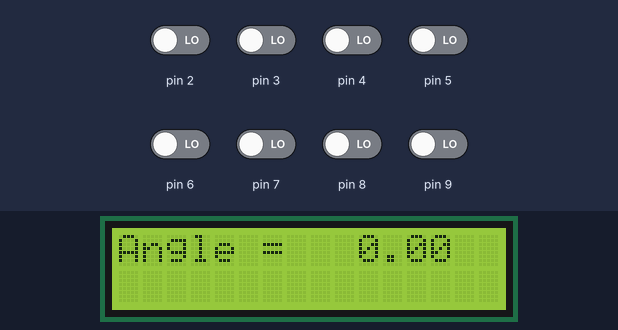
Recording of a sketch running on a simulated Arduino Uno, built with avr-gcc and run on an emulated ATmega328P. On the bench: 16×2 character LCD. The inputs (shaded band) are chosen by the test bench; at power-on: pin 2–9 LOW. What the sketch prints to the serial monitor is not drawn.

Above: at 1.2 s.
1.3 s: pin 2 driven HIGH
At 1.6 s:
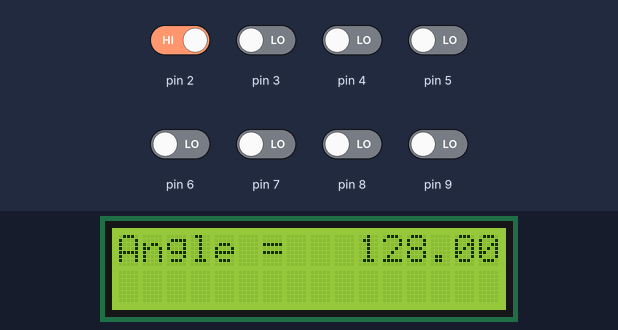
2.8 s: pin 3 driven HIGH
At 4.0 s:
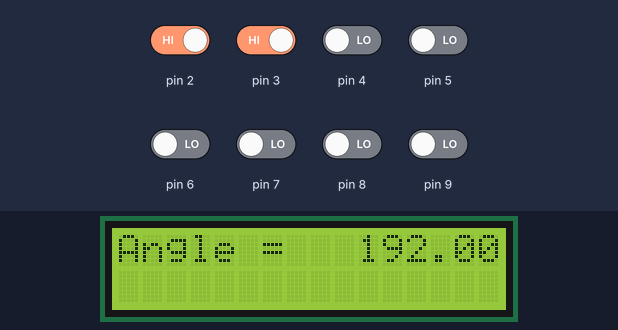
4.3 s: pin 4 driven HIGH
At 5.2 s:
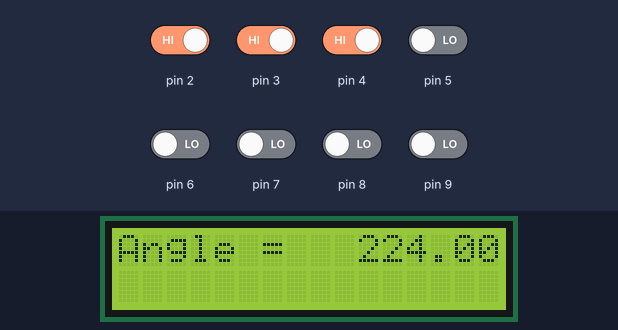
5.8 s: pin 5 driven HIGH
At 6.3 s:
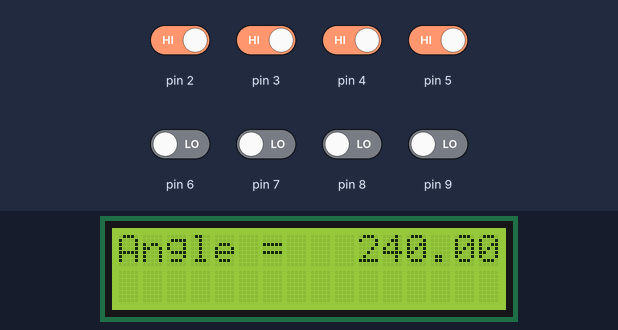
7.3 s: pin 6 driven HIGH
8.8 s: pin 7 driven HIGH
At 9.9 s:
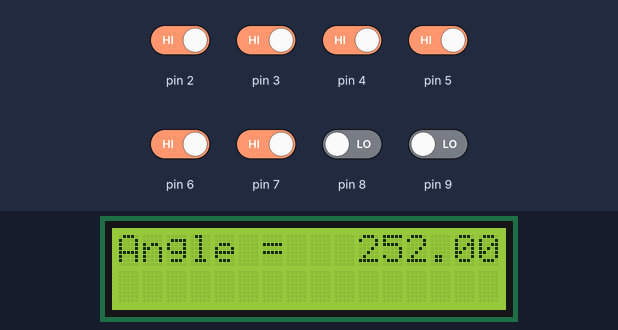
Timing chart, 0 to 11.3 s (numbered marks = the images above; inputs shaded):
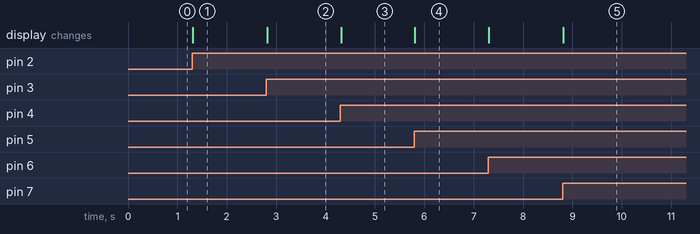

The sketch:

Arduino_code_for_sensor.ino
```cpp
//Sensor project
float angle;
// import libraary for LCD
#include<LiquidCrystal.h>

LiquidCrystal lcd(A0,A1,A2,A3,A4,A5);

void setup()
{
  Serial.begin(9600);
  lcd.begin(16, 2);
}

void loop()
{
  // Read input values from LDRs
  int bval0 = digitalRead(0);
  int bval1 = digitalRead(2);
  int bval2 = digitalRead(3);
  int bval3 = digitalRead(4);
  int bval4 = digitalRead(5);
  int bval5 = digitalRead(6);
  int bval6 = digitalRead(7);
  int bval7 = digitalRead(8);
  int bval8 = digitalRead(9);

  // get decimal value

  angle = (bval0*(256)) + (bval1*(128)) + (bval2*(64)) + (bval3*(32)) + (bval4*(16)) + (bval5*(8)) + (bval6*(4)) + (bval7*(2)) + (bval8);

  Serial.println(angle);

  lcd.setCursor(0,0);
  lcd.println("Angle = ");
  lcd.print(angle);
}
```

Measured:
- after the input at 1.3 s, the display: changes at once (image 1)
- after the input at 2.8 s, the display: changes at once (image 2)
- after the input at 4.3 s, the display: changes at once (image 3)
- after the input at 5.8 s, the display: changes at once (image 4)
- after the input at 8.8 s, the display: changes at once (image 5)
